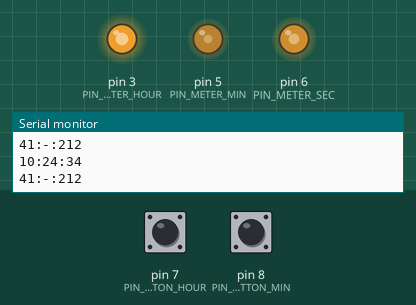
Recording of a sketch running on a simulated Arduino Uno, built with avr-gcc and run on an emulated ATmega328P. Shown: output pins drawn as LEDs (lit = HIGH), the last lines printed to the serial monitor. The test bench sets the inputs (shaded band); at power-on: pin 8 (PIN_BUTTON_MIN) HIGH, pin 7 (PIN_BUTTON_HOUR) HIGH. The local clock reads 2024-03-15 10:24:30 at power-on unless the sketch sets it.

Above: at 4.7 s.
4.8 s: pin 8 (PIN_BUTTON_MIN) pulled LOW for 3.2 s
At 8.5 s:
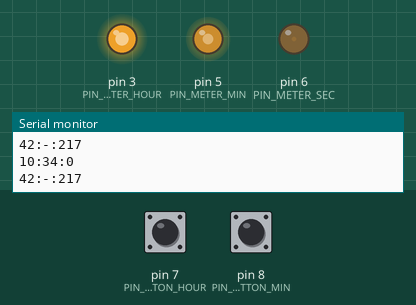
9.5 s: pin 7 (PIN_BUTTON_HOUR) pulled LOW for 1.2 s
At 11.7 s:
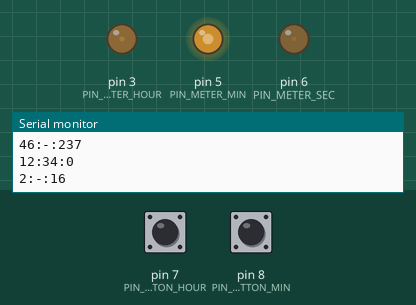
14.7 s: pin 7 (PIN_BUTTON_HOUR) pulled LOW for 3.2 s
At 18.3 s:
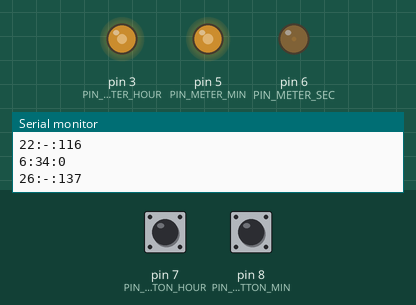
19.4 s: pin 8 (PIN_BUTTON_MIN) pulled LOW for 1.2 s
At 20.32 s:
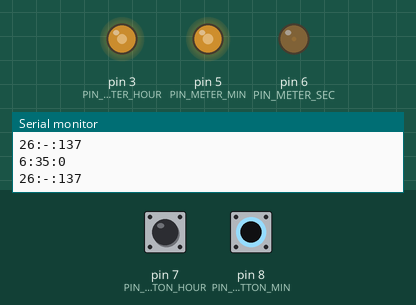
24.6 s: pin 8 (PIN_BUTTON_MIN) pulled LOW for 3.2 s
At 28.7 s:
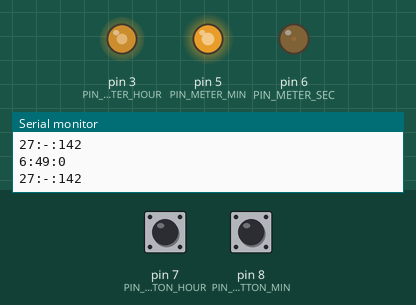
30.5 s: pin 7 (PIN_BUTTON_HOUR) pulled LOW for 3.2 s
At 33.9 s:
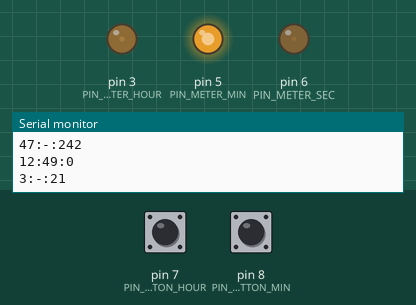
Timing chart, 0 to 50.5 s (numbered marks = the images above; inputs shaded):
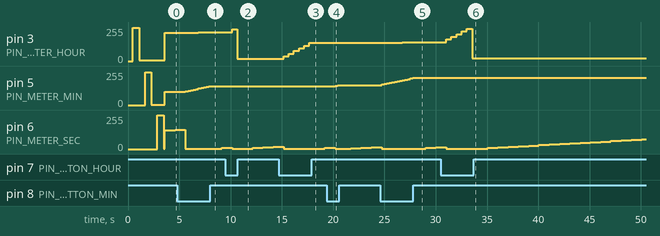

The sketch:

crazy_clock1307.ino
```cpp
// (licence header left out)
#include <Arduino.h>
#include <Wire.h>

#include "RTClib.h" // https://github.com/adafruit/RTClib

// Define the Pins we are using.
#define PIN_BUTTON_HOUR 7
#define PIN_BUTTON_MIN 8
#define PIN_METER_HOUR 3
#define PIN_METER_MIN 5
#define PIN_METER_SEC 6

// Define the minimum and maximum PWM values for all the meters.
// These values can be used to calibrate the meters.
// Values must be from 1 to 254
#define MINIMUM_PWM_VALUE_HOUR 6
#define MAXIMUM_PWM_VALUE_HOUR 248
#define MINIMUM_PWM_VALUE_MIN 1
#define MAXIMUM_PWM_VALUE_MIN 245
#define MINIMUM_PWM_VALUE_SEC 1
#define MAXIMUM_PWM_VALUE_SEC 254
// End values for calibrate meters, it calibrated for my voltmeters
#define MINIMUM_COUNT_VALUE_HOUR 0
#define MAXIMUM_COUNT_VALUE_HOUR 48
#define MINIMUM_COUNT_VALUE_MIN 0
#define MAXIMUM_COUNT_VALUE_MIN 59
#define MINIMUM_COUNT_VALUE_SEC 0
#define MAXIMUM_COUNT_VALUE_SEC 59

// Create the real time clock instance.
RTC_DS1307 rtc;

/**
 * Slowly animate one meter to the maximum value and back.
 * This animation is used in the start sequence. Not only does it look
 * cool. It's also a way to test the meters.
 *
 * @param uint8_t pin  The pin of the meter.
 * @param uint8_t min  The meter's minimum PWM value.
 * @param uint8_t max  The meter's maximum PWM value.
 */
void animateMeter(uint8_t pin, uint8_t min, uint8_t max) {
  uint8_t v;
  for (v = min; v <= max; v++) {
    analogWrite(pin, v);
    delay(2);
  }
  delay(100);
  for (v = max; v >= min; v--) {
    analogWrite(pin, v);
    delay(2);
  }
  delay(100);
}

/**
 * Run the startup sequence by animating all three meters sequentially.
 */
void startSequence() {
  animateMeter(PIN_METER_HOUR, MINIMUM_PWM_VALUE_HOUR, MAXIMUM_PWM_VALUE_HOUR);
  animateMeter(PIN_METER_MIN, MINIMUM_PWM_VALUE_MIN, MAXIMUM_PWM_VALUE_MIN);
  animateMeter(PIN_METER_SEC, MINIMUM_PWM_VALUE_SEC, MAXIMUM_PWM_VALUE_SEC);
}

/**
 * The method to update the time displayed on the the meter.
 */
void displayTime() {
  // Retrieve the time from the real time clock.
  DateTime now = rtc.now();

  // Since the real time clock returns a 24 hour format,
  // we need to convert the hour value to 12 hour format.
  // For minutes and seconds we can just directly use the
  // properties on the 'now' object. No need to store those
  // in a temporary variable.
  int8_t h = (now.hour() == 0 || now.hour() == 12) ? 12 : now.hour() % 12;

  /* This section for quater of hours */

  int8_t m = now.minute() / 15;
  int8_t h_disp = h * 4 + m ;
  //h_disp = h_disp + m;
  if (h_disp >= 48 ) {
	  if ((h_disp == 48) &&  (now.minute() == 0) && (now.second() < 5)) {
		  h_disp = 48 ;
	  } else {
	      h_disp = h_disp - 48;
	      }
  }


  // Convert the time values to PWM values by using map ...
  // and set that value as the PWM value using analogWrite.
  //analogWrite(PIN_METER_HOUR, map(h, 1, 12, MINIMUM_PWM_VALUE_HOUR, MAXIMUM_PWM_VALUE_HOUR));
  analogWrite(PIN_METER_HOUR,  map(h_disp, MINIMUM_COUNT_VALUE_HOUR, MAXIMUM_COUNT_VALUE_HOUR, MINIMUM_PWM_VALUE_HOUR, MAXIMUM_PWM_VALUE_HOUR));
  analogWrite(PIN_METER_MIN, map(now.minute(), MINIMUM_COUNT_VALUE_MIN, MAXIMUM_COUNT_VALUE_MIN, MINIMUM_PWM_VALUE_MIN, MAXIMUM_PWM_VALUE_MIN));
  analogWrite(PIN_METER_SEC, map(now.second(), MINIMUM_COUNT_VALUE_SEC, MAXIMUM_COUNT_VALUE_SEC, MINIMUM_PWM_VALUE_SEC, MAXIMUM_PWM_VALUE_SEC));

  // For debuging purposes, write the time to the
  // Serial port as well.
  Serial.print(h);
  Serial.print(":");
  Serial.print(now.minute());
  Serial.print(":");
  Serial.println(now.second());
  // Used for adjust dispayed values of hours
  Serial.print(h_disp);
  Serial.print(":-:");
  Serial.println(map(h_disp, MINIMUM_COUNT_VALUE_HOUR, MAXIMUM_COUNT_VALUE_HOUR, MINIMUM_PWM_VALUE_HOUR, MAXIMUM_PWM_VALUE_HOUR));
  Serial.println();
}

/**
 * The setup method used by the Arduino.
 */
void setup () {
  // Initiate the serial port for debugging purposes.
  Serial.begin(9600);

  // Configure all the pin modes for all connected pins.
  pinMode(PIN_BUTTON_HOUR, INPUT_PULLUP);
  pinMode(PIN_BUTTON_MIN, INPUT_PULLUP);
  pinMode(PIN_METER_HOUR, OUTPUT);
  pinMode(PIN_METER_MIN, OUTPUT);
  pinMode(PIN_METER_SEC, OUTPUT);

  // Start the real time clock.
  rtc.begin();

  // If the real time clock is not running,
  // for example after the battery was replaced,
  // start it by setting the time.
  if (!rtc.isrunning()) {
    rtc.adjust(DateTime(2024, 5, 23, 0, 0, 0));
  }

  // Initiate the power-on self test by running the start sequence.
  startSequence();
}

/**
 * The main runloop used by the Arduino.
 */
void loop () {
    // Update the meters by calling the `displayTime()` method.
    displayTime();

    // Check if we pressed the button to adjust the hour ...
    // Repeat the following loop for as long as we hold this button.
    while (!digitalRead(PIN_BUTTON_HOUR)) {
      // Grab the current time.
      DateTime now = rtc.now();

      // Set the RTC time by using the current time and increaing the hour by one.
      // By using the % 24, it will automaticly overflow to 0 when it reaches 24.
      // The seconds are simply reset.
      rtc.adjust(DateTime(now.year(), now.month(), now.day(), (now.hour() + 1) % 24, now.minute(), 0));

      // Update the display to reflect the changes.
      displayTime();

      // Wait half a second before we check again to see
      // if the button is still pressed.
      delay(500);
    }

    // Check if we pressed the button to adjust the minutes ...
    // Repeat the following loop for as long as we hold this button.
    while (!digitalRead(PIN_BUTTON_MIN)) {
      // Grab the current time.
      DateTime now = rtc.now();

      // Set the RTC time by using the current time and increaing the minutes by one.
      // By using the % 60, it will automaticly overflow to 0 when it reaches 60.
      // The seconds are simply reset.
      rtc.adjust(DateTime(now.year(), now.month(), now.day(), now.hour(), (now.minute() + 1) % 60, 0));

      // Update the display to reflect the changes.
      displayTime();

      // Wait a quarter of a second before we check again to see
      // if the button is still pressed.
      delay(250);
    }

    // Wait for 1 second before we start all over again.
    delay(1000);
}
```

Measured:
- after the input at 4.8 s, pin 3 (PIN_METER_HOUR): 212/255 → 217/255 after 2.1 s; pin 5 (PIN_METER_MIN): moves from 100/255 to 141/255 over 2.3 s, starting after 0.80 s
- after the input at 9.5 s, pin 3 (PIN_METER_HOUR): 217/255 → 237/255 after 0.65 s, → 16/255 0.50 s later
- after the input at 14.7 s, pin 3 (PIN_METER_HOUR): moves from 16/255 to 137/255 over 2.5 s, starting after 0.46 s
- after the input at 19.4 s, pin 5 (PIN_METER_MIN): 141/255 → 145/255 after 0.80 s, → 149/255 0.25 s later
- after the input at 24.6 s, pin 3 (PIN_METER_HOUR): 137/255 → 142/255 after 2.1 s; pin 5 (PIN_METER_MIN): moves from 149/255 to 203/255 over 3.1 s, starting after 0.11 s
- after the input at 30.5 s, pin 3 (PIN_METER_HOUR): rises from 142/255 to 242/255 in 2.0 s, then falls to 21/255 in 0.50 s
